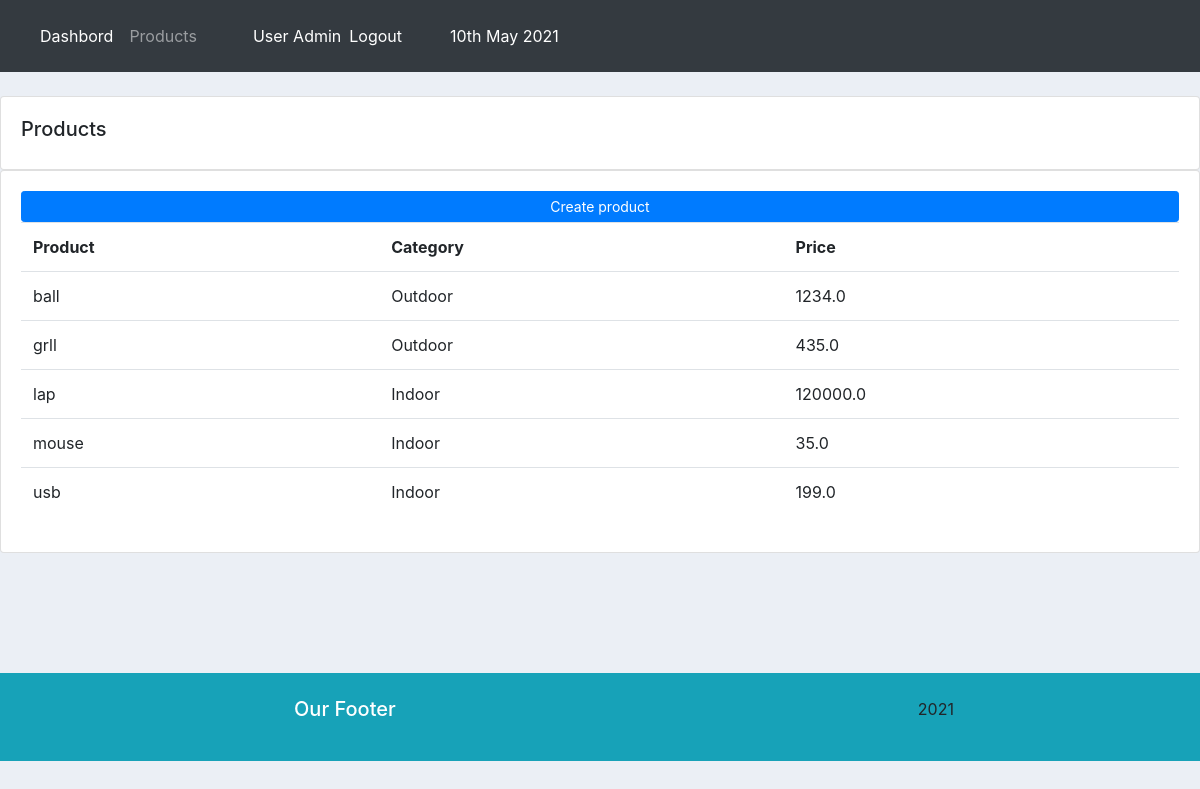
Screenshot of /products/ (signed in) with the database file from the repository.
### leads/models.py (models this page shows, shortened)
class Product(models.Model):
    CATAGORY = (
        ('Indoor','Indoor'),
        ('Outdoor','Outdoor'),
    )
    name = models.CharField(max_length=200,null=True)
    price = models.FloatField(null=True)
    catagory = models.CharField(max_length=200,null=True,choices=CATAGORY)
    description = models.CharField(max_length=200,null=True)
    date_created = models.DateTimeField(auto_now_add=True,null=True)
    tags = models.ManyToManyField(Tag)

### leads/views.py (the view)
# urls.py: path('products/',views.products,name="products"),
@login_required(login_url='loginpage')
def products(request):
    products = Product.objects.all()
    return render(request,'accounts/products.html',{'products':products})

### leads/templates/accounts/products.html (shortened to what this page needs)
{% extends 'accounts/main.html'  %}
{% block content%}
<br>
<div class="row">
    <div class="col-md downcard">
        <div class="card card-body">
            <h5>Products</h5>
        </div>
        <div class="card card-body">
            <a class="btn btn-primary  btn-sm btn-block" href="{% url 'createproduct' %}">Create product</a>
            <table class="table">
                <tr>
                    <th>Product</th>
                    <th>Category</th>
                    <th>Price</th>
                </tr>
                {% for i in products%}
                    <tr>
                        <td>{{i.name}}</td>
                        <td>{{i.catagory}}</td>
                        <td>{{i.price}}</td>
                    </tr>
                {% endfor%}
            </table>
        </div>
    </div>
</div>
{% endblock %}

### leads/templates/accounts/nabvar.html (shortened to what this page needs)
{% load static%}
<nav class="navbar navbar-expand-lg navbar-dark bg-dark">
    <div class="collapse navbar-collapse" id="navbarNav">
      <ul class="navbar-nav">
        <li class="nav-item active">
          <a class="nav-link" href="{% url 'home' %}">Dashbord</a>
        </li>
        <li class="nav-item">
          <a class="nav-link" href="{% url 'products' %}">Products</a>
        </li>
      </ul>
      <span class="user ml-5 mr-2">user {{request.user}}</span>
      <span class="user">
        <a href="{% url 'logout' %}">logout</a>
      </span>
      <div>
        <p class="text-white ml-5 mt-3">{% now "jS F Y " %}</p>
      </div>
    </div>
  </nav>

### static/css/style.css (style rules this page uses)
body { background-color: #ebeff5; }

### leads/templates/accounts/nabvar.html (style rules this page uses)
.user { color: #fff; text-transform: capitalize; }
.user a { color: #fff; text-transform: capitalize; }

### leads/templates/accounts/products.html (style rules this page uses)
.downcard { animation: down 1s; }

### rows the page displays
Product: name "ball", catagory "Outdoor", price "1234.0"
Product: name "grll", catagory "Outdoor", price "435.0"
Product: name "lap", catagory "Indoor", price "120000.0"
Product: name "mouse", catagory "Indoor", price "35.0"
Product: name "usb", catagory "Indoor", price "199.0"

### other values shown
{{ request.user }} "Admin"
